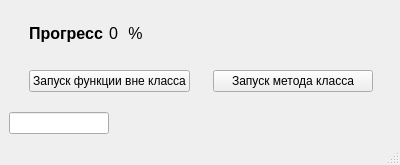
<?xml version="1.0" encoding="UTF-8"?>
<ui version="4.0">
 <class>MainWindow</class>
 <widget class="QMainWindow" name="MainWindow">
  <property name="geometry">
   <rect>
    <x>0</x>
    <y>0</y>
    <width>400</width>
    <height>165</height>
   </rect>
  </property>
  <property name="sizePolicy">
   <sizepolicy hsizetype="Preferred" vsizetype="Preferred">
    <horstretch>0</horstretch>
    <verstretch>0</verstretch>
   </sizepolicy>
  </property>
  <property name="minimumSize">
   <size>
    <width>400</width>
    <height>165</height>
   </size>
  </property>
  <property name="maximumSize">
   <size>
    <width>400</width>
    <height>165</height>
   </size>
  </property>
  <property name="windowTitle">
   <string>Пример работы процессов в потоке</string>
  </property>
  <widget class="QWidget" name="centralwidget">
   <layout class="QGridLayout" name="gridLayout">
    <item row="1" column="0">
     <layout class="QVBoxLayout" name="verticalLayout">
      <property name="leftMargin">
       <number>20</number>
      </property>
      <item>
       <layout class="QHBoxLayout" name="horizontalLayout">
        <item>
         <widget class="QLabel" name="label">
          <property name="font">
           <font>
            <pointsize>12</pointsize>
            <bold>true</bold>
           </font>
          </property>
          <property name="text">
           <string>Прогресс</string>
          </property>
         </widget>
        </item>
        <item>
         <widget class="QLabel" name="label_2">
          <property name="font">
           <font>
            <pointsize>12</pointsize>
           </font>
          </property>
          <property name="text">
           <string>0</string>
          </property>
         </widget>
        </item>
        <item>
         <widget class="QLabel" name="label_3">
          <property name="font">
           <font>
            <pointsize>12</pointsize>
           </font>
          </property>
          <property name="text">
           <string> %</string>
          </property>
         </widget>
        </item>
        <item>
         <spacer name="horizontalSpacer">
          <property name="orientation">
           <enum>Qt::Horizontal</enum>
          </property>
          <property name="sizeHint" stdset="0">
           <size>
            <width>40</width>
            <height>20</height>
           </size>
          </property>
         </spacer>
        </item>
       </layout>
      </item>
      <item>
       <spacer name="verticalSpacer_3">
        <property name="orientation">
         <enum>Qt::Vertical</enum>
        </property>
        <property name="sizeHint" stdset="0">
         <size>
          <width>20</width>
          <height>40</height>
         </size>
        </property>
       </spacer>
      </item>
      <item>
       <layout class="QHBoxLayout" name="horizontalLayout_2">
        <item>
         <widget class="QPushButton" name="pushButton">
          <property name="text">
           <string>Запуск функции вне класса</string>
          </property>
         </widget>
        </item>
        <item>
         <spacer name="horizontalSpacer_3">
          <property name="orientation">
           <enum>Qt::Horizontal</enum>
          </property>
          <property name="sizeHint" stdset="0">
           <size>
            <width>40</width>
            <height>20</height>
           </size>
          </property>
         </spacer>
        </item>
        <item>
         <widget class="QPushButton" name="pushButton_2">
          <property name="minimumSize">
           <size>
            <width>160</width>
            <height>0</height>
           </size>
          </property>
          <property name="text">
           <string>Запуск метода класса</string>
          </property>
         </widget>
        </item>
        <item>
         <spacer name="horizontalSpacer_2">
          <property name="orientation">
           <enum>Qt::Horizontal</enum>
          </property>
          <property name="sizeHint" stdset="0">
           <size>
            <width>40</width>
            <height>20</height>
           </size>
          </property>
         </spacer>
        </item>
       </layout>
      </item>
     </layout>
    </item>
    <item row="0" column="0">
     <spacer name="verticalSpacer_2">
      <property name="orientation">
       <enum>Qt::Vertical</enum>
      </property>
      <property name="sizeHint" stdset="0">
       <size>
        <width>20</width>
        <height>32</height>
       </size>
      </property>
     </spacer>
    </item>
    <item row="2" column="0">
     <spacer name="verticalSpacer">
      <property name="orientation">
       <enum>Qt::Vertical</enum>
      </property>
      <property name="sizeHint" stdset="0">
       <size>
        <width>20</width>
        <height>32</height>
       </size>
      </property>
     </spacer>
    </item>
    <item row="3" column="0">
     <widget class="QLineEdit" name="lineEdit">
      <property name="maximumSize">
       <size>
        <width>100</width>
        <height>16777215</height>
       </size>
      </property>
     </widget>
    </item>
   </layout>
  </widget>
  <widget class="QMenuBar" name="menubar">
   <property name="geometry">
    <rect>
     <x>0</x>
     <y>0</y>
     <width>400</width>
     <height>22</height>
    </rect>
   </property>
  </widget>
  <widget class="QStatusBar" name="statusbar"/>
 </widget>
 <resources/>
 <connections/>
</ui>
